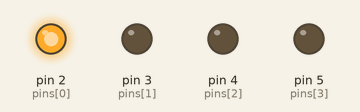
Simulated run of this sketch. Board: Arduino Uno, built with avr-gcc and run on an emulated ATmega328P. Parts: output pins drawn as LEDs (lit = HIGH).

Above: at 0.5 s.
At 1.5 s:
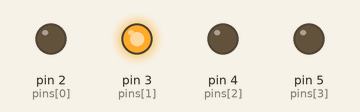
At 2.5 s:
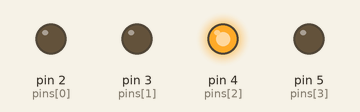
At 3.5 s:
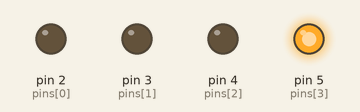
Timing chart, 0 to 5.2 s (numbered marks = the images above):
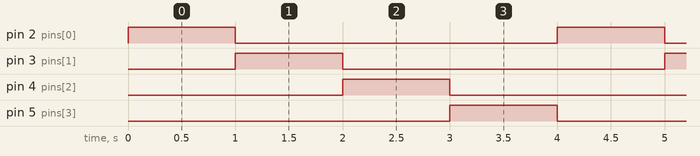

The sketch:

______LED.ino
```cpp
byte pins[8]={2, 3, 4, 5,6,7,8,9};
byte show[8][8]={
  {1, 0,0,0,1,0,0,0},
  {0, 1,0,0,0,1,0,0},
  {0, 0,1,0,0,0,1,0},
  {0, 0,0,1,0,0,0,1},
  {1, 0,0,0,1,0,0,0},
  {0, 1,0,0,0,1,0,0},
  {0, 0,1,0,0,0,1,0},
  {0, 0,0,1,0,0,0,1},
};

void setup()
{
  for (byte i = 0; i < 4; ++i) {
   pinMode(pins[i], OUTPUT);
  }
}

void loop()
{
  for(byte i = 0; i < sizeof(show)/sizeof(show[0]); i++){
    for(byte j = 0; j < sizeof(pins); j++){
      digitalWrite(pins[j], show[i][j]);
    }
    delay(1000);
  }
}
```

Measured:
- by itself, pin 2 (pins[0]), pin 3 (pins[1]), pin 4 (pins[2]), pin 5 (pins[3]): alternates HIGH for 1.0 s and LOW for 3.0 s
- by itself, everything shown: repeats every 4.0 s, in 4 steps
